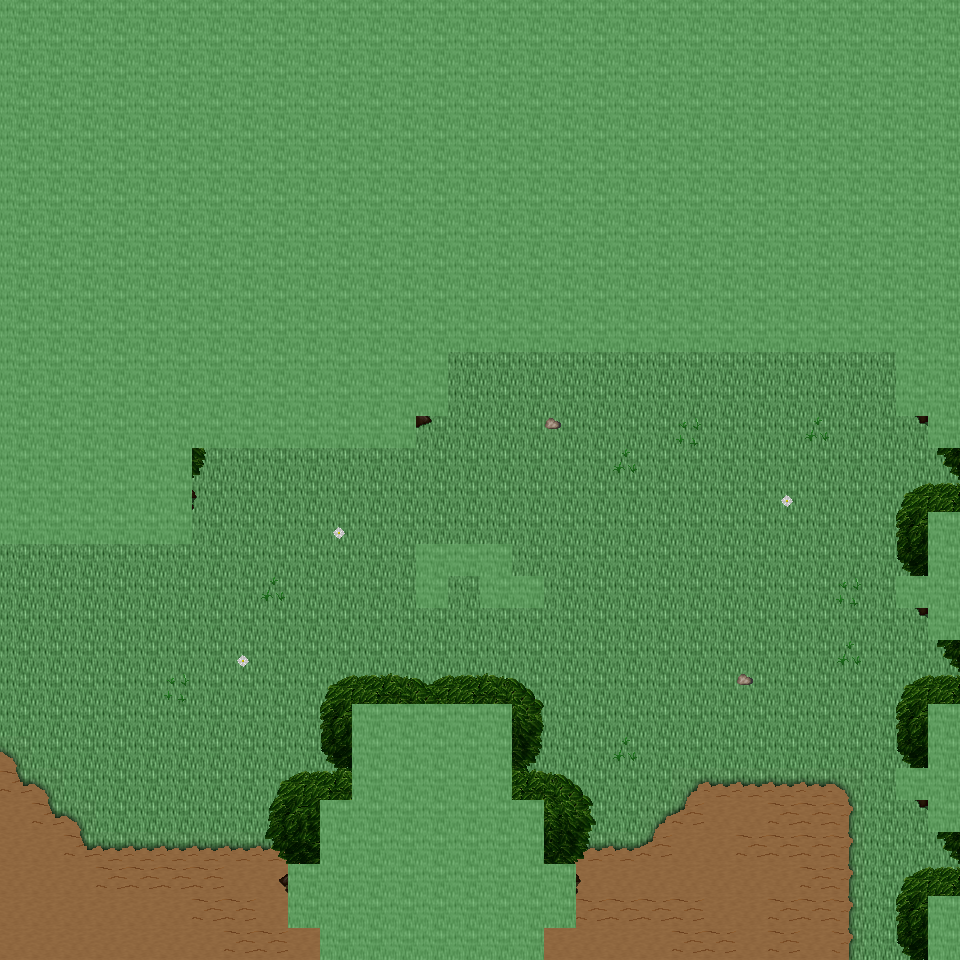

Rendered tile map (Tiled .tmx) drawn with the repository's tilesets; below, a short description and the map source with its tile grids summarised:
An orthogonal 30x30 tile map with 32x32 px tiles, 6 tile layers (Ground, Object, Object2, Above, ...), 23 tilesets and 6 objects (6x mapExit).

<map version="1.0" orientation="orthogonal" renderorder="right-down" width="30" height="30" tilewidth="32" tileheight="32" nextobjectid="7">
  <tileset firstgid="1" name="tileset_ground_ground" tilewidth="32" tileheight="32" tilecount="33" columns="3">
    <image source="../drawable/tileset_ground_ground.png" width="96" height="352" />
  </tileset>
  <tileset firstgid="34" name="tileset_ground_rock_pebbles" tilewidth="32" tileheight="32" tilecount="3" columns="1">
    <image source="../drawable/tileset_ground_rock_pebbles.png" width="32" height="96" />
  </tileset>
  <tileset firstgid="37" name="tileset_ground_grass_edges" tilewidth="32" tileheight="32" tilecount="36" columns="12">
    <image source="../drawable/tileset_ground_grass_edges.png" width="384" height="96" />
  </tileset>
  <tileset firstgid="73" name="tileset_ground_grass_corners" tilewidth="32" tileheight="32" tilecount="24" columns="6">
    <image source="../drawable/tileset_ground_grass_corners.png" width="192" height="128" />
  </tileset>
  <tileset firstgid="97" name="tileset_plant_tree_tree_darkgreen" tilewidth="32" tileheight="32" tilecount="88" columns="8">
    <image source="../drawable/tileset_plant_tree_tree_darkgreen.png" width="256" height="352" />
  </tileset>
  <tileset firstgid="185" name="tileset_plant_grasses" tilewidth="32" tileheight="32" tilecount="6" columns="3">
    <image source="../drawable/tileset_plant_grasses.png" width="96" height="64" />
  </tileset>
  <tileset firstgid="191" name="tileset_plant_bush_bushes" tilewidth="32" tileheight="32" tilecount="10" columns="5">
    <image source="../drawable/tileset_plant_bush_bushes.png" width="160" height="64" />
  </tileset>
  <tileset firstgid="201" name="tileset_plant_tree_tree_green" tilewidth="32" tileheight="32" tilecount="88" columns="8">
    <image source="../drawable/tileset_plant_tree_tree_green.png" width="256" height="352" />
  </tileset>
  <tileset firstgid="289" name="tileset_plant_flower_daisy_white" tilewidth="32" tileheight="32" tilecount="8" columns="2">
    <image source="../drawable/tileset_plant_flower_daisy_white.png" width="64" height="128" />
  </tileset>
  <tileset firstgid="297" name="tileset_object_well" tilewidth="32" tileheight="32" tilecount="4" columns="2">
    <image source="../drawable/tileset_object_well.png" width="64" height="64" />
  </tileset>
  <tileset firstgid="301" name="tileset_item_corpse_huge_animal" tilewidth="32" tileheight="32" tilecount="16" columns="2">
    <image source="../drawable/tileset_item_corpse_huge_animal.png" width="64" height="256" />
  </tileset>
  <tileset firstgid="317" name="tileset_item_corpse_skull_pale" tilewidth="32" tileheight="32" tilecount="2" columns="2">
    <image source="../drawable/tileset_item_corpse_skull_pale.png" width="64" height="32" />
  </tileset>
  <tileset firstgid="319" name="tileset_item_statue_grey_stone" tilewidth="32" tileheight="32" tilecount="4" columns="2">
    <image source="../drawable/tileset_item_statue_grey_stone.png" width="64" height="64" />
  </tileset>
  <tileset firstgid="323" name="tileset_logic_creature_animal" tilewidth="32" tileheight="32" tilecount="32" columns="8">
    <image source="../drawable/tileset_logic_creature_animal.png" width="256" height="128" />
  </tileset>
  <tileset firstgid="355" name="tileset_logic_item_resources" tilewidth="32" tileheight="32" tilecount="6" columns="6">
    <image source="../drawable/tileset_logic_item_resources.png" width="192" height="32" />
  </tileset>
  <tileset firstgid="361" name="tileset_logic_creature_rodent" tilewidth="32" tileheight="32" tilecount="8" columns="8">
    <image source="../drawable/tileset_logic_creature_rodent.png" width="256" height="32" />
  </tileset>
  <tileset firstgid="369" name="tileset_logic_item_sheepfood" tilewidth="32" tileheight="32" tilecount="1" columns="1">
    <image source="../drawable/tileset_logic_item_sheepfood.png" width="32" height="32" />
  </tileset>
  <tileset firstgid="370" name="tileset_logic_item_sign" tilewidth="32" tileheight="32" tilecount="1" columns="1">
    <image source="../drawable/tileset_logic_item_sign.png" width="32" height="32" />
  </tileset>
  <tileset firstgid="371" name="tileset_logic_item_mushroom" tilewidth="32" tileheight="32" tilecount="6" columns="6">
    <image source="../drawable/tileset_logic_item_mushroom.png" width="192" height="32" />
  </tileset>
  <tileset firstgid="377" name="tileset_logic_collision" tilewidth="32" tileheight="32" tilecount="1" columns="1">
    <image source="../drawable/tileset_logic_collision.png" width="32" height="32" />
  </tileset>
  <tileset firstgid="378" name="tileset_logic_protection" tilewidth="32" tileheight="32" tilecount="2" columns="2">
    <image source="../drawable/tileset_logic_protection.png" width="64" height="32" />
  </tileset>
  <tileset firstgid="380" name="tileset_ground_grass_2" tilewidth="32" tileheight="32" tilecount="21" columns="3">
    <image source="../drawable/tileset_ground_grass_2.png" width="96" height="224" />
  </tileset>
  <tileset firstgid="401" name="tileset_ground_green_paving" tilewidth="32" tileheight="32" tilecount="18" columns="3">
    <image source="../drawable/tileset_ground_green_paving.png" width="96" height="192" />
  </tileset>
  <layer name="Ground" width="30" height="30">
    <data>[900 cells, 900 non-empty, 2 distinct tile ids]</data>
  </layer>
  <layer name="Object" width="30" height="30">
    <data>[900 cells, 70 non-empty, 7 distinct tile ids]</data>
  </layer>
  <layer name="Object2" width="30" height="30">
    <data>[900 cells, 126 non-empty, 29 distinct tile ids]</data>
  </layer>
  <layer name="Above" width="30" height="30">
    <data>[900 cells, 420 non-empty, 39 distinct tile ids]</data>
  </layer>
  <layer name="Above2" width="30" height="30">
    <data>[900 cells, 2 non-empty, 1 distinct tile ids]</data>
  </layer>
  <layer name="Walkable" width="30" height="30">
    <data>[900 cells, 466 non-empty, 1 distinct tile ids]</data>
  </layer>
  <objectgroup name="MapEvents">
    <object id="1" name="south" type="mapExit" x="0" y="928" width="320" height="32">
      <properties>
        <property name="map" value="level_0_x122_y60" />
        <property name="x" value="0" />
        <property name="y" value="1" />
      </properties>
    </object>
    <object id="2" name="south2" type="mapExit" x="544" y="928" width="384" height="32">
      <properties>
        <property name="map" value="level_0_x122_y60" />
        <property name="x" value="17" />
        <property name="y" value="1" />
      </properties>
    </object>
    <object id="3" name="west" type="mapExit" x="0" y="544" width="32" height="416">
      <properties>
        <property name="map" value="level_0_x121_y59" />
        <property name="x" value="28" />
        <property name="y" value="17" />
      </properties>
    </object>
    <object id="4" name="east" type="mapExit" x="928" y="448" width="32" height="64">
      <properties>
        <property name="map" value="level_0_x123_y59" />
        <property name="x" value="1" />
        <property name="y" value="14" />
      </properties>
    </object>
    <object id="5" name="east2" type="mapExit" x="928" y="640" width="32" height="64">
      <properties>
        <property name="map" value="level_0_x123_y59" />
        <property name="x" value="1" />
        <property name="y" value="20" />
      </properties>
    </object>
    <object id="6" name="east3" type="mapExit" x="928" y="832" width="32" height="64">
      <properties>
        <property name="map" value="level_0_x123_y59" />
        <property name="x" value="1" />
        <property name="y" value="26" />
      </properties>
    </object>
  </objectgroup>
</map>
